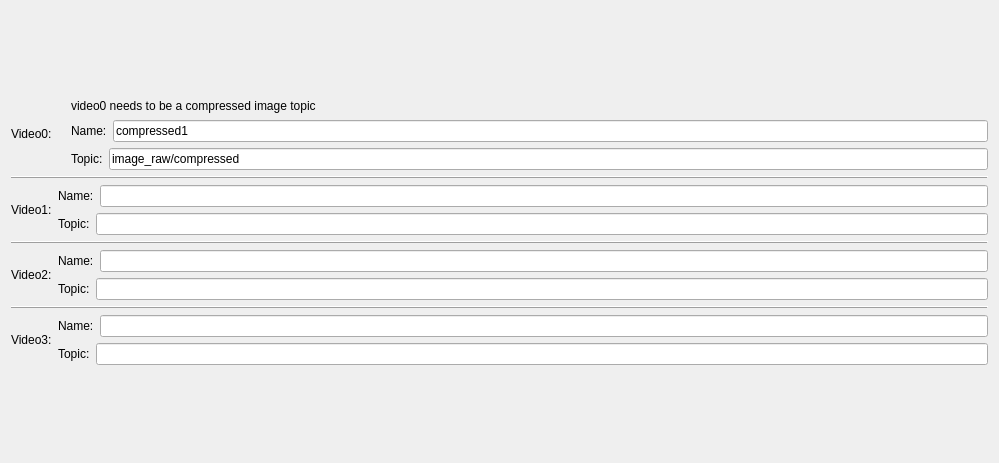
           <widget class="QWidget" name="page_4">
            <property name="geometry">
             <rect>
              <x>0</x>
              <y>0</y>
              <width>999</width>
              <height>463</height>
             </rect>
            </property>
            <attribute name="label">
             <string>Video</string>
            </attribute>
            <layout class="QVBoxLayout" name="verticalLayout_10">
             <item>
              <layout class="QVBoxLayout" name="verticalLayout_8">
               <item>
                <layout class="QHBoxLayout" name="horizontalLayout_4">
                 <item>
                  <widget class="QLabel" name="label_23">
                   <property name="maximumSize">
                    <size>
                     <width>61</width>
                     <height>17</height>
                    </size>
                   </property>
                   <property name="text">
                    <string>Video0:</string>
                   </property>
                  </widget>
                 </item>
                 <item>
                  <widget class="QLabel" name="label_4">
                   <property name="text">
                    <string/>
                   </property>
                  </widget>
                 </item>
                 <item>
                  <layout class="QVBoxLayout" name="verticalLayout_7">
                   <item>
                    <widget class="QLabel" name="label_5">
                     <property name="maximumSize">
                      <size>
                       <width>16777215</width>
                       <height>17</height>
                      </size>
                     </property>
                     <property name="text">
                      <string>video0 needs to be a compressed image topic</string>
                     </property>
                    </widget>
                   </item>
                   <item>
                    <layout class="QHBoxLayout" name="horizontalLayout_2">
                     <item>
                      <widget class="QLabel" name="label_24">
                       <property name="maximumSize">
                        <size>
                         <width>61</width>
                         <height>17</height>
                        </size>
                       </property>
                       <property name="text">
                        <string>Name:</string>
                       </property>
                      </widget>
                     </item>
                     <item>
                      <widget class="QLineEdit" name="video0_name_set">
                       <property name="text">
                        <string>compressed1</string>
                       </property>
                      </widget>
                     </item>
                    </layout>
                   </item>
                   <item>
                    <layout class="QHBoxLayout" name="horizontalLayout_3">
                     <item>
                      <widget class="QLabel" name="label_25">
                       <property name="maximumSize">
                        <size>
                         <width>61</width>
                         <height>17</height>
                        </size>
                       </property>
                       <property name="text">
                        <string>Topic:</string>
                       </property>
                      </widget>
                     </item>
                     <item>
                      <widget class="QLineEdit" name="video0_topic_set">
                       <property name="text">
                        <string>image_raw/compressed</string>
                       </property>
                      </widget>
                     </item>
                    </layout>
                   </item>
                  </layout>
                 </item>
                </layout>
               </item>
               <item>
                <widget class="QFrame" name="frame">
                 <property name="frameShape">
                  <enum>QFrame::HLine</enum>
                 </property>
                 <property name="frameShadow">
                  <enum>QFrame::Raised</enum>
                 </property>
                </widget>
               </item>
               <item>
                <layout class="QHBoxLayout" name="horizontalLayout_8">
                 <item>
                  <widget class="QLabel" name="label_26">
                   <property name="maximumSize">
                    <size>
                     <width>61</width>
                     <height>17</height>
                    </size>
                   </property>
                   <property name="text">
                    <string>Video1:</string>
                   </property>
                  </widget>
                 </item>
                 <item>
                  <layout class="QVBoxLayout" name="verticalLayout_11">
                   <item>
                    <layout class="QHBoxLayout" name="horizontalLayout_9">
                     <item>
                      <widget class="QLabel" name="label_27">
                       <property name="maximumSize">
                        <size>
                         <width>61</width>
                         <height>17</height>
                        </size>
                       </property>
                       <property name="text">
                        <string>Name:</string>
                       </property>
                      </widget>
                     </item>
                     <item>
                      <widget class="QLineEdit" name="video0_name_set_2">
                       <property name="text">
                        <string/>
                       </property>
                      </widget>
                     </item>
                    </layout>
                   </item>
                   <item>
                    <layout class="QHBoxLayout" name="horizontalLayout_10">
                     <item>
                      <widget class="QLabel" name="label_28">
                       <property name="maximumSize">
                        <size>
                         <width>61</width>
                         <height>17</height>
                        </size>
                       </property>
                       <property name="text">
                        <string>Topic:</string>
                       </property>
                      </widget>
                     </item>
                     <item>
                      <widget class="QLineEdit" name="video0_topic_set_2"/>
                     </item>
                    </layout>
                   </item>
                  </layout>
                 </item>
                </layout>
               </item>
               <item>
                <widget class="QFrame" name="frame_2">
                 <property name="frameShape">
                  <enum>QFrame::HLine</enum>
                 </property>
                 <property name="frameShadow">
                  <enum>QFrame::Raised</enum>
                 </property>
                </widget>
               </item>
               <item>
                <layout class="QHBoxLayout" name="horizontalLayout_12">
                 <item>
                  <widget class="QLabel" name="label_29">
                   <property name="maximumSize">
                    <size>
                     <width>61</width>
                     <height>17</height>
                    </size>
                   </property>
                   <property name="text">
                    <string>Video2:</string>
                   </property>
                  </widget>
                 </item>
                 <item>
                  <layout class="QVBoxLayout" name="verticalLayout_12">
                   <item>
                    <layout class="QHBoxLayout" name="horizontalLayout_13">
                     <item>
                      <widget class="QLabel" name="label_30">
                       <property name="maximumSize">
                        <size>
                         <width>61</width>
                         <height>17</height>
                        </size>
                       </property>
                       <property name="text">
                        <string>Name:</string>
                       </property>
                      </widget>
                     </item>
                     <item>
                      <widget class="QLineEdit" name="video0_name_set_3"/>
                     </item>
                    </layout>
                   </item>
                   <item>
                    <layout class="QHBoxLayout" name="horizontalLayout_14">
                     <item>
                      <widget class="QLabel" name="label_31">
                       <property name="maximumSize">
                        <size>
                         <width>61</width>
                         <height>17</height>
                        </size>
                       </property>
                       <property name="text">
                        <string>Topic:</string>
                       </property>
                      </widget>
                     </item>
                     <item>
                      <widget class="QLineEdit" name="video0_topic_set_3"/>
                     </item>
                    </layout>
                   </item>
                  </layout>
                 </item>
                </layout>
               </item>
               <item>
                <widget class="QFrame" name="frame_3">
                 <property name="frameShape">
                  <enum>QFrame::HLine</enum>
                 </property>
                 <property name="frameShadow">
                  <enum>QFrame::Raised</enum>
                 </property>
                </widget>
               </item>
               <item>
                <layout class="QHBoxLayout" name="horizontalLayout_15">
                 <item>
                  <widget class="QLabel" name="label_32">
                   <property name="maximumSize">
                    <size>
                     <width>61</width>
                     <height>17</height>
                    </size>
                   </property>
                   <property name="text">
                    <string>Video3:</string>
                   </property>
                  </widget>
                 </item>
                 <item>
                  <layout class="QVBoxLayout" name="verticalLayout_13">
                   <item>
                    <layout class="QHBoxLayout" name="horizontalLayout_16">
                     <item>
                      <widget class="QLabel" name="label_33">
                       <property name="maximumSize">
                        <size>
                         <width>61</width>
                         <height>17</height>
                        </size>
                       </property>
                       <property name="text">
                        <string>Name:</string>
                       </property>
                      </widget>
                     </item>
                     <item>
                      <widget class="QLineEdit" name="video0_name_set_4"/>
                     </item>
                    </layout>
                   </item>
                   <item>
                    <layout class="QHBoxLayout" name="horizontalLayout_17">
                     <item>
                      <widget class="QLabel" name="label_34">
                       <property name="maximumSize">
                        <size>
                         <width>61</width>
                         <height>17</height>
                        </size>
                       </property>
                       <property name="text">
                        <string>Topic:</string>
                       </property>
                      </widget>
                     </item>
                     <item>
                      <widget class="QLineEdit" name="video0_topic_set_4"/>
                     </item>
                    </layout>
                   </item>
                  </layout>
                 </item>
                </layout>
               </item>
              </layout>
             </item>
            </layout>
           </widget>
